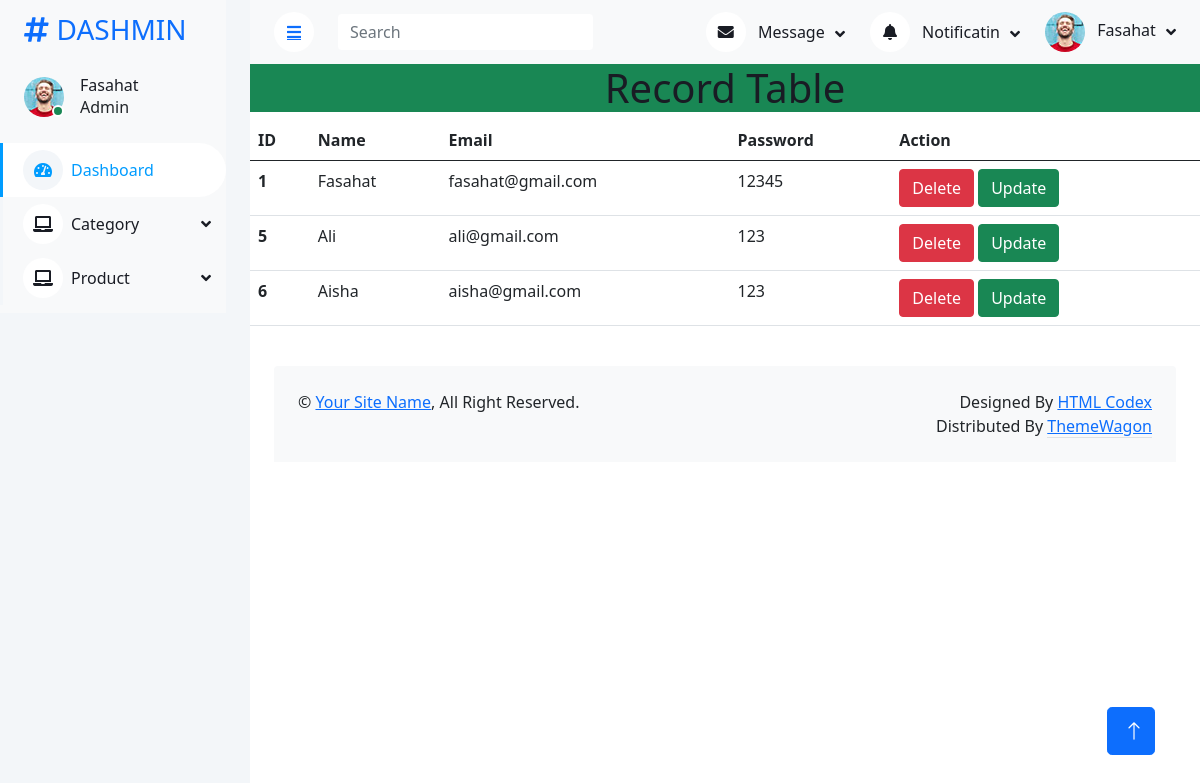
Screenshot of /adminpanel/public.php?index (signed in) with the database file from the repository.
### tables this page shows
CREATE TABLE `register` (
  `id` int(11) NOT NULL,
  `name` varchar(255) DEFAULT NULL,
  `email` varchar(255) DEFAULT NULL,
  `password` varchar(255) DEFAULT NULL,
  `role` varchar(255) DEFAULT NULL
);

### adminpanel/index.php (the view, shortened to what this page needs)
<?php
include_once "../code.php";
?>
<!doctype html>
<html lang="en">
  <head>
    <link href="https://cdn.jsdelivr.net/npm/bootstrap@5.0.2/dist/css/bootstrap.min.css" rel="stylesheet">
  </head>
  <body>
    <h1 class="bg-success text-center">Record Table</h1>
    <div class="container">
        <div class="row">
        <table class="table">
  <thead>
    <tr>
      <th scope="col">ID</th>
      <th scope="col">Name</th>
      <th scope="col">Email</th>
      <th scope="col">Password</th>
      <th scope="col">Action</th>
    </tr>
  </thead>
  <tbody>
    <?php
    $query = mysqli_query($connection,"select * from register");
    foreach($query as $data){
        ?>
        <tr>
      <th scope="row"><?php echo $data['id']?></th>
      <td><?php echo $data['name']?></td>
      <td><?php echo $data['email']?></td>
      <td><?php echo $data['password']?></td>
      <td>
      <button type="button" class="btn btn-danger" data-bs-toggle="modal" data-bs-target="#delete<?php echo $data['id']?>">
  Delete
</button>
<button type="button" class="btn btn-success" data-bs-toggle="modal" data-bs-target="#update<?php echo $data['id']?>">
  Update
</button>
</td>
    </tr>
        <?php
    }
    ?>
  </tbody>
</table>
        </div>
    </div>
  </body>
</html>

### adminpanel/css/style.css (style rules this page uses)
:root { --primary: #009CFF; --light: #F3F6F9; --dark: #191C24; }
.btn { transition: .5s; }

### rows the page displays
register: id "1", name "Fasahat", email "fasahat@gmail.com", password "12345"
register: id "5", name "Ali", email "ali@gmail.com", password "123"
register: id "6", name "Aisha", email "aisha@gmail.com", password "123"

### other values shown
$_SESSION['adminname'] "Fasahat"
